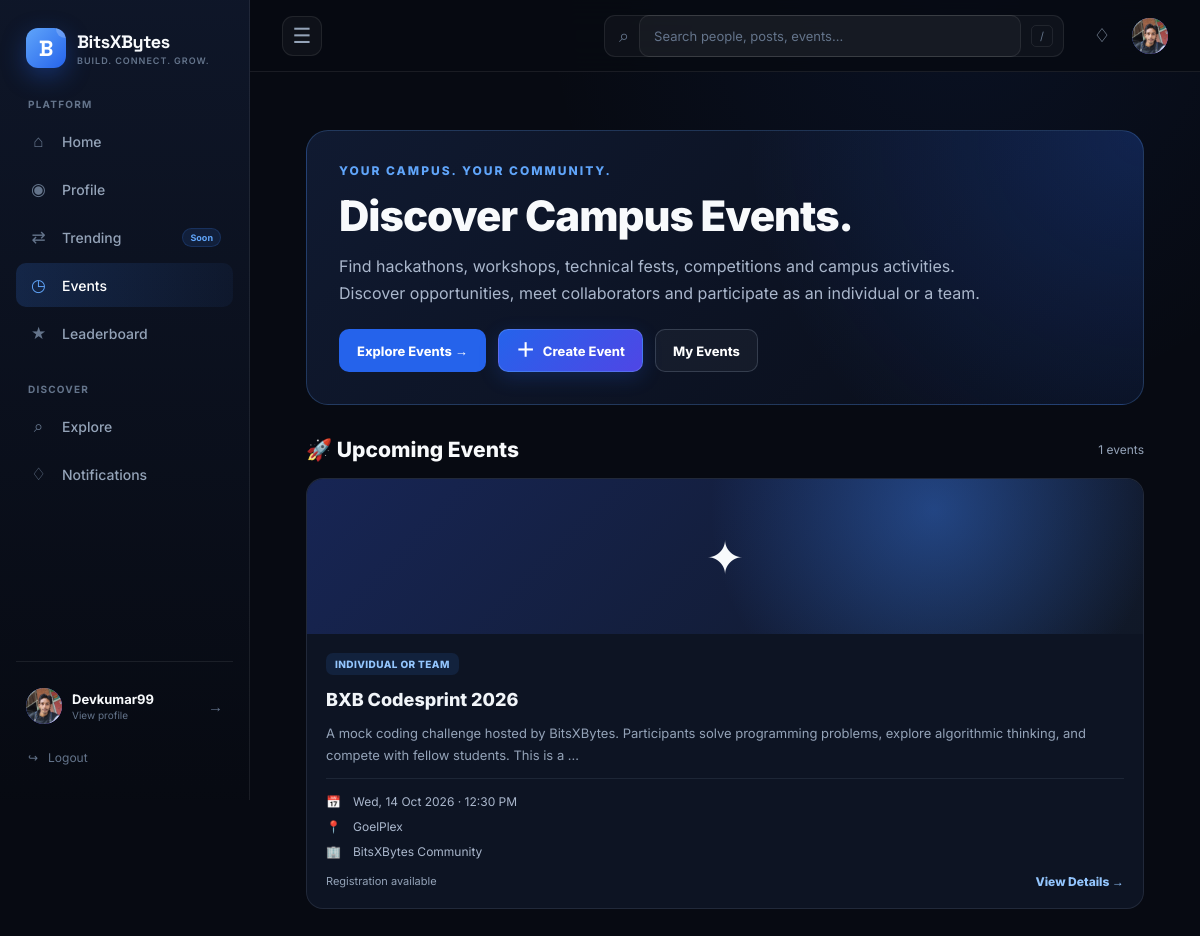
Page /events/ (signed in) on the committed database.
### users/models.py (models this page shows, shortened)
class User(AbstractUser):
    email = models.EmailField(unique=True)

### profiles/models.py (models this page shows, shortened)
class Profile(models.Model):
    user = models.OneToOneField(
        settings.AUTH_USER_MODEL,
        on_delete=models.CASCADE,
        related_name='profile'
    )
    avatar = models.ImageField(
        upload_to='avatars/',
        blank=True,
        null=True
    )
    bio = models.TextField(
        max_length=500,
        blank=True
    )
    college = models.CharField(
        max_length=150,
        blank=True
    )
    course = models.CharField(
        max_length=100,
        blank=True
    )
    year = models.PositiveSmallIntegerField(
        blank=True,
        null=True
    )
    skills = models.CharField(
        max_length=500,
        blank=True
    )
    interests = models.CharField(
        max_length=500,
        blank=True
    )
    github = models.URLField(
        blank=True
    )
    linkedin = models.URLField(
        blank=True
    )
    created_at = models.DateTimeField(
        auto_now_add=True
    )
    updated_at = models.DateTimeField(
        auto_now=True
    )

### events/models.py (models this page shows, shortened)
class Event(models.Model):
    class ParticipationType(models.TextChoices):
        INDIVIDUAL = "individual", "Individual"
        TEAM = "team", "Team"
        BOTH = "both", "Individual or Team"
    class Status(models.TextChoices):
        DRAFT = "draft", "Draft"
        PUBLISHED = "published", "Published"
        CANCELLED = "cancelled", "Cancelled"
        COMPLETED = "completed", "Completed"
    title = models.CharField(max_length=200)
    slug = models.SlugField(max_length=220, unique=True)
    description = models.TextField()
    organizer = models.CharField(max_length=150)
    venue = models.CharField(max_length=200, blank=True)
    start_date = models.DateTimeField()
    end_date = models.DateTimeField()
    registration_deadline = models.DateTimeField()
    participation_type = models.CharField(
        max_length=10,
        choices=ParticipationType.choices,
        default=ParticipationType.BOTH,
    )
    max_participants = models.PositiveIntegerField(
        null=True,
        blank=True,
        help_text="Leave blank for unlimited individual registrations.",
    )
    min_team_size = models.PositiveIntegerField(default=2)
    max_team_size = models.PositiveIntegerField(default=4)
    image = models.URLField(
        blank=True,
        help_text="Optional public image URL for the event banner.",
    )
    banner = models.ImageField(
        upload_to="events/banners/",
        blank=True,
        help_text="Upload a banner image for your event.",
    )
    poster = models.ImageField(
        upload_to="events/posters/",
        blank=True,
        help_text="Upload the promotional poster for your event.",
    )
    registration_link = models.URLField(
        blank=True,
        help_text="Optional external registration link.",
    )
    status = models.CharField(
        max_length=12,
        choices=Status.choices,
        default=Status.DRAFT,
    )
    created_by = models.ForeignKey(
        settings.AUTH_USER_MODEL,
        on_delete=models.SET_NULL,
        null=True,
        blank=True,
        related_name="created_events",
    )
    created_at = models.DateTimeField(auto_now_add=True)
    updated_at = models.DateTimeField(auto_now=True)
    class Meta:
        ordering = ["start_date", "title"]

### events/views.py (the view)
# urls.py: path("", views.event_list, name="event_list"),
def event_list(request):
    now = timezone.now()
    events = (
        Event.objects.filter(status=Event.Status.PUBLISHED)
        .annotate(
            registration_count=Count(
                "registrations",
                filter=Q(
                    registrations__status=EventRegistration.Status.REGISTERED
                ),
                distinct=True,
            )
        )
        .order_by("start_date")
    )
    upcoming_events = events.filter(start_date__gte=now)
    ongoing_events = events.filter(start_date__lt=now, end_date__gte=now)
    past_events = events.filter(end_date__lt=now)
    return render(
        request,
        "events/event_list.html",
        {
            "events": events,
            "upcoming_events": upcoming_events,
            "ongoing_events": ongoing_events,
            "past_events": past_events,
        },
    )

### templates/events/event_list.html (shortened to what this page needs)
{% extends "base.html" %}
{% block content %}
<div class="events-page">
    <section class="events-hero">
        <div class="events-eyebrow">Your campus. Your community.</div>
        <h1>Discover Campus Events.</h1>
        <p>
            Find hackathons, workshops, technical fests, competitions and
            campus activities. Discover opportunities, meet collaborators
            and participate as an individual or a team.
        </p>
        <div class="events-actions">
            <a href="#upcoming-events" class="events-btn">
                Explore Events →
            </a>
            <a href="{% url 'events:create_event' %}"
               class="events-btn events-btn-create">
                <span class="create-event-plus" aria-hidden="true">＋</span>
                Create Event
            </a>
            <a href="{% url 'events:my_events' %}"
               class="events-btn events-btn-secondary">
                My Events
            </a>
        </div>
    </section>
    <section class="events-section" id="upcoming-events">
        <div class="events-section-header">
            <h2>🚀 Upcoming Events</h2>
            <span class="events-count">{{ upcoming_events|length }} events</span>
        </div>
        {% if upcoming_events %}
            <div class="events-grid">
                {% for event in upcoming_events %}
                    <article class="event-card">
                        <div class="event-banner">
                            {% if event.image %}
                                <img src="{{ event.image }}"
                                     alt="{{ event.title }}"
                                     loading="lazy">
                            {% else %}
                                <span aria-hidden="true">✦</span>
                            {% endif %}
                        </div>
                        <div class="event-card-content">
                            <div class="event-tags">
                                <span class="event-tag">
                                    {{ event.get_participation_type_display }}
                                </span>
                            </div>
                            <h3>
                                <a href="{% url 'events:event_detail' event.slug %}">
                                    {{ event.title }}
                                </a>
                            </h3>
                            <p class="event-description">
                                {{ event.description|truncatewords:22 }}
                            </p>
                            <div class="event-meta">
                                <div class="event-meta-row">
                                    <span class="event-meta-icon">📅</span>
                                    <span>{{ event.start_date|date:"D, d M Y · h:i A" }}</span>
                                </div>
                                <div class="event-meta-row">
                                    <span class="event-meta-icon">📍</span>
                                    <span>{{ event.venue|default:"Venue to be announced" }}</span>
                                </div>
                                <div class="event-meta-row">
                                    <span class="event-meta-icon">🏢</span>
                                    <span>{{ event.organizer }}</span>
                                </div>
                            </div>
                            <div class="event-card-footer">
                                <span class="event-participation">
                                    {% if event.max_participants %}
                                        {{ event.registration_count }}/{{ event.max_participants }} registrations
                                    {% else %}
                                        Registration available
                                    {% endif %}
                                </span>
                                <a class="event-link"
                                   href="{% url 'events:event_detail' event.slug %}">
                                    View Details →
                                </a>
                            </div>
                        </div>
                    </article>
                {% endfor %}
            </div>
        {% endif %}
    </section>
</div>
{% endblock %}

### templates/base.html (shortened to what this page needs)
{% load static %}
<!DOCTYPE html>
<html lang="en">
<head>
</head>
<body>
<div class="app-shell">
    <aside class="sidebar" id="bxb-sidebar">
        <a
            href="{% url 'feed' %}"
            class="brand"
        >
            <div class="brand-mark">
                <span>
                    B
                </span>
            </div>
            <div class="brand-text">
                <span class="brand-name">
                    BitsXBytes
                </span>
                <span class="brand-tagline">
                    Build. Connect. Grow.
                </span>
            </div>
        </a>
        <nav class="sidebar-nav">
            <div class="nav-section">
                <span class="nav-section-title">
                    PLATFORM
                </span>
                <a
                    href="{% url 'feed' %}"
                    class="
                        nav-item
                    "
                >
                    <span class="nav-item-icon">
                        ⌂
                    </span>
                    <span class="nav-item-label">
                        Home
                    </span>
                </a>
                {% if user.is_authenticated %}
                <a
                    href="{% url 'my_profile' %}"
                    class="
                        nav-item
                    "
                >
                    <span class="nav-item-icon">
                        ◉
                    </span>
                    <span class="nav-item-label">
                        Profile
                    </span>
                </a>
                {% endif %}
                <a
                    href="#"
                    class="nav-item"
                >
                    <span class="nav-item-icon">
                        ⇄
                    </span>
                    <span class="nav-item-label">
                        Trending
                    </span>
                    <span class="nav-badge">
                        Soon
                    </span>
                </a>
<a
    href="/events/"
    class="
        nav-item
        {% if request.path == '/events/' or '/events/' in request.path %}
            active
        {% endif %}
    "
>
    <span class="nav-item-icon">
        ◷
    </span>
    <span class="nav-item-label">
        Events
    </span>
</a>
                <a
                    href="#"
                    class="nav-item"
                >
                    <span class="nav-item-icon">
                        ★
                    </span>
                    <span class="nav-item-label">
                        Leaderboard
                    </span>
                </a>
            </div>
            <div class="nav-section">
                <span class="nav-section-title">
                    DISCOVER
                </span>
                <a
                    href="#"
                    class="nav-item"
                >
                    <span class="nav-item-icon">
                        ⌕
                    </span>
                    <span class="nav-item-label">
                        Explore
                    </span>
                </a>
                {% if user.is_authenticated %}
                <a
                    href="{% url 'notification_list' %}"
                    class="
                        nav-item
                    "
                >
                    <span class="nav-item-icon">
                        ♢
                    </span>
                    <span class="nav-item-label">
                        Notifications
                    </span>
                </a>
                {% endif %}
            </div>
        </nav>
        <div class="sidebar-bottom">
            {% if user.is_authenticated %}
            <a
                href="{% url 'my_profile' %}"
                class="sidebar-user"
            >
                <div class="avatar avatar-small">
                    {% if user.profile.avatar %}
                        <img
                            src="{{ user.profile.avatar.url }}"
                            alt="{{ user.username }}"
                        >
                    {% else %}
                        <span>
                            {{ user.username|first|upper }}
                        </span>
                    {% endif %}
                </div>
                <div class="sidebar-user-info">
                    <strong>
                        {{ user.username }}
                    </strong>
                    <span>
                        View profile
                    </span>
                </div>
                <span class="sidebar-user-arrow">
                    →
                </span>
            </a>
            <a
                href="{% url 'logout' %}"
                class="logout-link"
            >
                <span>
                    ↪
                </span>
                <span class="logout-label">Logout</span>
            </a>
            {% endif %}
        </div>
    </aside>
    <div class="main-area">
        <header class="topbar">
            <div class="topbar-leading">
                <button
                    type="button"
                    class="sidebar-toggle desktop-sidebar-toggle"
                    id="sidebar-toggle"
                    aria-label="Collapse sidebar"
                    aria-controls="bxb-sidebar"
                    aria-expanded="true"
                    title="Collapse sidebar"
                >
                    <span aria-hidden="true">☰</span>
                </button>
            </div>
            <form
                class="topbar-search"
                action="{% url 'search' %}"
                method="get"
                autocomplete="off"
            >
                <span class="search-icon">
                    ⌕
                </span>
                <input
                    type="text"
                    name="q"
                    placeholder="Search people, posts, events..."
                    id="global-search-input"
                    autocomplete="off"
                    aria-label="Search BitsXBytes"
                    aria-expanded="false"
                    aria-controls="search-suggestions"
                >
                <span class="search-shortcut">
                    /
                </span>
            </form>
            <div class="topbar-actions">
                {% if user.is_authenticated %}
                <a
                    href="{% url 'notification_list' %}"
                    class="
                        topbar-icon-button
                        topbar-notification-link
                    "
                    title="Notifications"
                    aria-label="Notifications"
                >
                    ♢
                </a>
                <a
                    href="{% url 'my_profile' %}"
                    class="topbar-profile"
                    title="Profile"
                >
                    <div class="avatar avatar-small">
                        {% if user.profile.avatar %}
                            <img
                                src="{{ user.profile.avatar.url }}"
                                alt="{{ user.username }}"
                            >
                        {% else %}
                            <span>
                                {{ user.username|first|upper }}
                            </span>
                        {% endif %}
                    </div>
                </a>
                {% endif %}
            </div>
        </header>
        <main class="page-content">
            {% block content %}
            {% endblock %}
        </main>
    </div>
</div>
</body>
</html>

### rows in the picture
User: profile.avatar (picture), username "Devkumar99"
Event: participation_type "INDIVIDUAL OR TEAM", title "BXB Codesprint 2026", description "A mock coding challenge hosted by BitsXBytes. Participants solve programming problems, explore algorithmic thinking, and compete with fellow students. This is a …", start_date "Wed, 14 Oct 2026 · 12:30 PM", venue "GoelPlex", organizer "BitsXBytes Community", shows "Registration available"

### other values in the picture
{{ upcoming_events|length }} "1"
